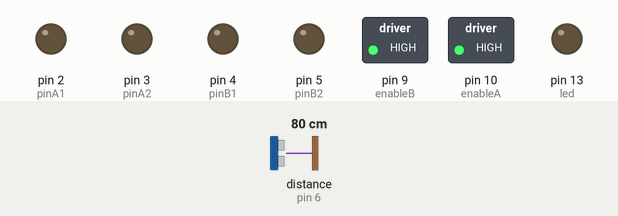
Simulated run of this sketch. Board: Arduino Uno, built with avr-gcc and run on an emulated ATmega328P. Shown: switched loads named in the sketch (green lamp = pin HIGH), output pins drawn as LEDs (lit = HIGH). Wiring (inferred from the names in the program): ultrasonic range finder: trigger pin 7; echo pin 6. The test bench sets the inputs (shaded band); at power-on: distance to the obstacle (sensor on pin 6) 80 cm. The echo pulse lasts 58.3 µs per cm; pins used as bus, display or sensor lines are not drawn.

Above: at 0.1 s.
Timing chart, 0 to 1.6 s (numbered marks = the images above):
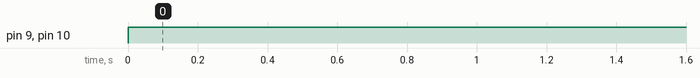

Measured:
- by itself, pin 9 (enableB), pin 10 (enableA): LOW → HIGH at 0.00 s

The sketch:

bot.ino
```cpp
#define enableA  10
#define pinA1 2
#define pinA2 3
//Motor B
#define enableB 9
#define pinB1 4
#define pinB2 5
#define led 13
#define Pecho 6
#define Ptrig 7
long duracion, distancia;

void setup() {
  pinMode (enableA, OUTPUT);
  pinMode (pinA1, OUTPUT);
  pinMode (pinA2, OUTPUT);
  pinMode (enableB, OUTPUT);
  pinMode (pinB1, OUTPUT);
  pinMode (pinB2, OUTPUT);
  pinMode (led, OUTPUT);
  pinMode(Pecho, INPUT);     // define el pin 6 como entrada (echo)
  pinMode(Ptrig, OUTPUT);    // define el pin 7 como salida  (triger)
  pinMode(13, 1);            // Define el pin 13 como salida
}

void loop() {
  digitalWrite (enableA, HIGH);
  digitalWrite (enableB, HIGH);
  digitalWrite(Ptrig, LOW);
  delayMicroseconds(2);
  digitalWrite(Ptrig, HIGH);   // genera el pulso de triger por 10ms
  delayMicroseconds(10);
  digitalWrite(Ptrig, LOW);

  duracion = pulseIn(Pecho, HIGH);
  distancia = (duracion/2) / 29;            // calcula la distancia en centimetros

  if (distancia <= 1000) {

  }
}
```
